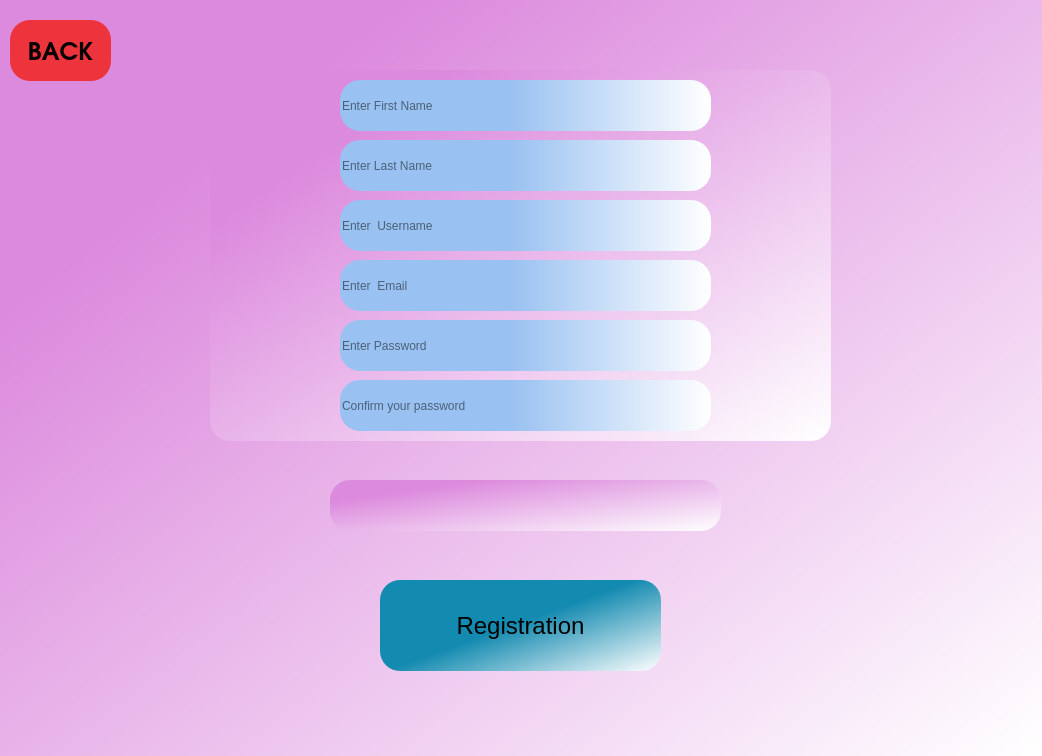
<?xml version="1.0" encoding="UTF-8"?>
<ui version="4.0">
 <class>Signup</class>
 <widget class="QWidget" name="Signup">
  <property name="geometry">
   <rect>
    <x>0</x>
    <y>0</y>
    <width>1042</width>
    <height>756</height>
   </rect>
  </property>
  <property name="font">
   <font>
    <family>URW Gothic</family>
    <pointsize>18</pointsize>
    <bold>true</bold>
   </font>
  </property>
  <property name="windowTitle">
   <string>Form</string>
  </property>
  <property name="styleSheet">
   <string notr="true">border-radius: 20px;
background-color: qlineargradient(spread:pad, x1:0.174, y1:0.233, x2:1, y2:1, stop:0 rgba(220, 138, 221, 255), stop:1 rgba(255, 255, 255, 255));</string>
  </property>
  <widget class="QFrame" name="frame">
   <property name="geometry">
    <rect>
     <x>210</x>
     <y>70</y>
     <width>621</width>
     <height>371</height>
    </rect>
   </property>
   <property name="minimumSize">
    <size>
     <width>621</width>
     <height>0</height>
    </size>
   </property>
   <property name="styleSheet">
    <string notr="true"/>
   </property>
   <property name="frameShape">
    <enum>QFrame::Shape::NoFrame</enum>
   </property>
   <property name="frameShadow">
    <enum>QFrame::Shadow::Raised</enum>
   </property>
   <widget class="QLineEdit" name="first_name_le">
    <property name="geometry">
     <rect>
      <x>130</x>
      <y>10</y>
      <width>371</width>
      <height>51</height>
     </rect>
    </property>
    <property name="styleSheet">
     <string notr="true">background-color: qlineargradient(spread:pad, x1:0.458, y1:1, x2:1, y2:1, stop:0 rgba(153, 193, 241, 255), stop:1 rgba(255, 255, 255, 255));
border-radius: 20px;
</string>
    </property>
    <property name="maxLength">
     <number>50</number>
    </property>
    <property name="placeholderText">
     <string>Enter First Name</string>
    </property>
    <property name="clearButtonEnabled">
     <bool>true</bool>
    </property>
   </widget>
   <widget class="QLineEdit" name="last_name_le">
    <property name="geometry">
     <rect>
      <x>130</x>
      <y>70</y>
      <width>371</width>
      <height>51</height>
     </rect>
    </property>
    <property name="styleSheet">
     <string notr="true">background-color: qlineargradient(spread:pad, x1:0.458, y1:1, x2:1, y2:1, stop:0 rgba(153, 193, 241, 255), stop:1 rgba(255, 255, 255, 255));
border-radius: 20px;
</string>
    </property>
    <property name="maxLength">
     <number>50</number>
    </property>
    <property name="placeholderText">
     <string>Enter Last Name</string>
    </property>
    <property name="clearButtonEnabled">
     <bool>true</bool>
    </property>
   </widget>
   <widget class="QLineEdit" name="username_le">
    <property name="geometry">
     <rect>
      <x>130</x>
      <y>130</y>
      <width>371</width>
      <height>51</height>
     </rect>
    </property>
    <property name="styleSheet">
     <string notr="true">background-color: qlineargradient(spread:pad, x1:0.458, y1:1, x2:1, y2:1, stop:0 rgba(153, 193, 241, 255), stop:1 rgba(255, 255, 255, 255));
border-radius: 20px;
</string>
    </property>
    <property name="maxLength">
     <number>50</number>
    </property>
    <property name="placeholderText">
     <string>Enter  Username</string>
    </property>
    <property name="clearButtonEnabled">
     <bool>true</bool>
    </property>
   </widget>
   <widget class="QLineEdit" name="email_le">
    <property name="geometry">
     <rect>
      <x>130</x>
      <y>190</y>
      <width>371</width>
      <height>51</height>
     </rect>
    </property>
    <property name="styleSheet">
     <string notr="true">background-color: qlineargradient(spread:pad, x1:0.458, y1:1, x2:1, y2:1, stop:0 rgba(153, 193, 241, 255), stop:1 rgba(255, 255, 255, 255));
border-radius: 20px;
</string>
    </property>
    <property name="maxLength">
     <number>50</number>
    </property>
    <property name="placeholderText">
     <string>Enter  Email</string>
    </property>
    <property name="clearButtonEnabled">
     <bool>true</bool>
    </property>
   </widget>
   <widget class="QLineEdit" name="password_le">
    <property name="geometry">
     <rect>
      <x>130</x>
      <y>250</y>
      <width>371</width>
      <height>51</height>
     </rect>
    </property>
    <property name="styleSheet">
     <string notr="true">background-color: qlineargradient(spread:pad, x1:0.458, y1:1, x2:1, y2:1, stop:0 rgba(153, 193, 241, 255), stop:1 rgba(255, 255, 255, 255));
border-radius: 20px;
</string>
    </property>
    <property name="maxLength">
     <number>50</number>
    </property>
    <property name="echoMode">
     <enum>QLineEdit::EchoMode::Password</enum>
    </property>
    <property name="placeholderText">
     <string>Enter Password</string>
    </property>
    <property name="clearButtonEnabled">
     <bool>true</bool>
    </property>
   </widget>
   <widget class="QLineEdit" name="cpassword_le">
    <property name="geometry">
     <rect>
      <x>130</x>
      <y>310</y>
      <width>371</width>
      <height>51</height>
     </rect>
    </property>
    <property name="styleSheet">
     <string notr="true">background-color: qlineargradient(spread:pad, x1:0.458, y1:1, x2:1, y2:1, stop:0 rgba(153, 193, 241, 255), stop:1 rgba(255, 255, 255, 255));
border-radius: 20px;
</string>
    </property>
    <property name="maxLength">
     <number>50</number>
    </property>
    <property name="echoMode">
     <enum>QLineEdit::EchoMode::Password</enum>
    </property>
    <property name="placeholderText">
     <string>Confirm your password</string>
    </property>
    <property name="clearButtonEnabled">
     <bool>true</bool>
    </property>
   </widget>
  </widget>
  <widget class="QPushButton" name="register_btn">
   <property name="geometry">
    <rect>
     <x>380</x>
     <y>580</y>
     <width>281</width>
     <height>91</height>
    </rect>
   </property>
   <property name="font">
    <font>
     <family>Ubuntu</family>
     <pointsize>18</pointsize>
     <bold>false</bold>
    </font>
   </property>
   <property name="cursor">
    <cursorShape>PointingHandCursor</cursorShape>
   </property>
   <property name="styleSheet">
    <string notr="true">background-color: qlineargradient(spread:pad, x1:0.453, y1:0.511364, x2:1, y2:1, stop:0 rgba(19, 138, 176, 255), stop:1 rgba(255, 255, 255, 255));</string>
   </property>
   <property name="text">
    <string>Registration</string>
   </property>
  </widget>
  <widget class="QLabel" name="error">
   <property name="enabled">
    <bool>true</bool>
   </property>
   <property name="geometry">
    <rect>
     <x>330</x>
     <y>480</y>
     <width>391</width>
     <height>51</height>
    </rect>
   </property>
   <property name="font">
    <font>
     <family>Uroob</family>
     <pointsize>20</pointsize>
     <bold>false</bold>
    </font>
   </property>
   <property name="styleSheet">
    <string notr="true">color: rgb(255, 0, 0);</string>
   </property>
   <property name="text">
    <string/>
   </property>
   <property name="alignment">
    <set>Qt::AlignmentFlag::AlignCenter</set>
   </property>
  </widget>
  <widget class="QPushButton" name="pushButton">
   <property name="geometry">
    <rect>
     <x>10</x>
     <y>20</y>
     <width>101</width>
     <height>61</height>
    </rect>
   </property>
   <property name="palette">
    <palette>
     <active>
      <colorrole role="Button">
       <brush brushstyle="SolidPattern">
        <color alpha="255">
         <red>237</red>
         <green>51</green>
         <blue>59</blue>
        </color>
       </brush>
      </colorrole>
      <colorrole role="ButtonText">
       <brush brushstyle="SolidPattern">
        <color alpha="255">
         <red>0</red>
         <green>0</green>
         <blue>0</blue>
        </color>
       </brush>
      </colorrole>
      <colorrole role="Base">
       <brush brushstyle="SolidPattern">
        <color alpha="255">
         <red>237</red>
         <green>51</green>
         <blue>59</blue>
        </color>
       </brush>
      </colorrole>
      <colorrole role="Window">
       <brush brushstyle="SolidPattern">
        <color alpha="255">
         <red>237</red>
         <green>51</green>
         <blue>59</blue>
        </color>
       </brush>
      </colorrole>
     </active>
     <inactive>
      <colorrole role="Button">
       <brush brushstyle="SolidPattern">
        <color alpha="255">
         <red>237</red>
         <green>51</green>
         <blue>59</blue>
        </color>
       </brush>
      </colorrole>
      <colorrole role="ButtonText">
       <brush brushstyle="SolidPattern">
        <color alpha="255">
         <red>0</red>
         <green>0</green>
         <blue>0</blue>
        </color>
       </brush>
      </colorrole>
      <colorrole role="Base">
       <brush brushstyle="SolidPattern">
        <color alpha="255">
         <red>237</red>
         <green>51</green>
         <blue>59</blue>
        </color>
       </brush>
      </colorrole>
      <colorrole role="Window">
       <brush brushstyle="SolidPattern">
        <color alpha="255">
         <red>237</red>
         <green>51</green>
         <blue>59</blue>
        </color>
       </brush>
      </colorrole>
     </inactive>
     <disabled>
      <colorrole role="Button">
       <brush brushstyle="SolidPattern">
        <color alpha="255">
         <red>237</red>
         <green>51</green>
         <blue>59</blue>
        </color>
       </brush>
      </colorrole>
      <colorrole role="Base">
       <brush brushstyle="SolidPattern">
        <color alpha="255">
         <red>237</red>
         <green>51</green>
         <blue>59</blue>
        </color>
       </brush>
      </colorrole>
      <colorrole role="Window">
       <brush brushstyle="SolidPattern">
        <color alpha="255">
         <red>237</red>
         <green>51</green>
         <blue>59</blue>
        </color>
       </brush>
      </colorrole>
     </disabled>
    </palette>
   </property>
   <property name="cursor">
    <cursorShape>PointingHandCursor</cursorShape>
   </property>
   <property name="styleSheet">
    <string notr="true">background-color: rgb(237, 51, 59);</string>
   </property>
   <property name="text">
    <string>BACK</string>
   </property>
  </widget>
 </widget>
 <resources/>
 <connections/>
</ui>
